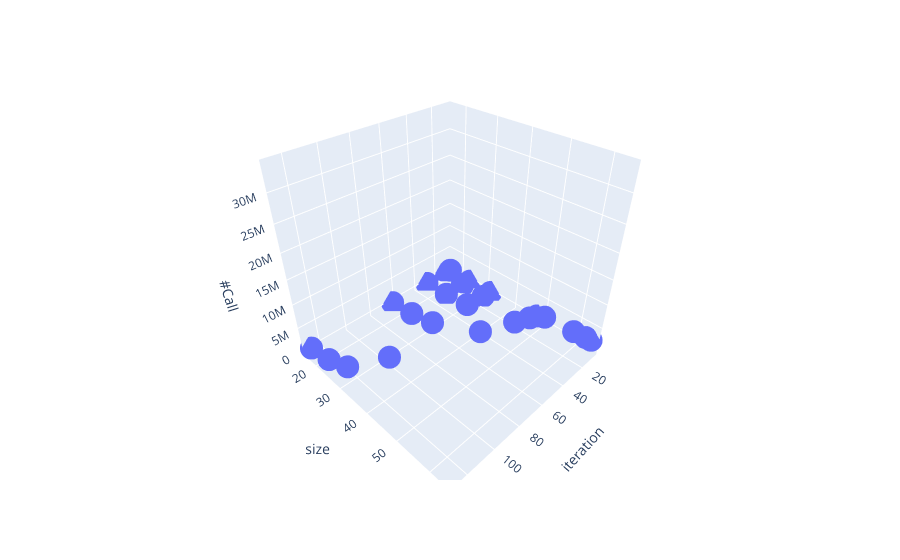

Notebook cell for this chart:
### Code cell
# Real_t_CalcElemVolume(const を3次元プロットする

import plotly.express as px

fig = px.scatter_3d(
    input_rawDF_train_CalcElemVolume, x="iteration", y="size", z="#Call"
)

fig.show()

### Figure 1 — Plotly figure (JSON) as saved in the notebook; plotly's stock layout.template omitted (floating-point values rounded to 4 significant figures; data arrays with more than 128 entries replaced by an {"elided": "..."} marker saying what was removed)
{"data": [{"hovertemplate": "iteration=%{x}<br>size=%{y}<br>#Call=%{z}<extra></extra>", "legendgroup": "", "marker": {"color": "#636efa", "symbol": "circle"}, "mode": "markers", "name": "", "scene": "scene", "showlegend": false, "type": "scatter3d", "x": {"elided": "150 int values"}, "y": {"elided": "150 int values"}, "z": {"elided": "150 int values"}}], "layout": {"autosize": true, "legend": {"tracegroupgap": 0}, "margin": {"t": 60}, "scene": {"aspectmode": "auto", "aspectratio": {"x": 1, "y": 1, "z": 1}, "domain": {"x": [0, 1], "y": [0, 1]}, "xaxis": {"title": {"text": "iteration"}, "type": "linear"}, "yaxis": {"title": {"text": "size"}, "type": "linear"}, "zaxis": {"title": {"text": "#Call"}, "type": "linear"}}}}
